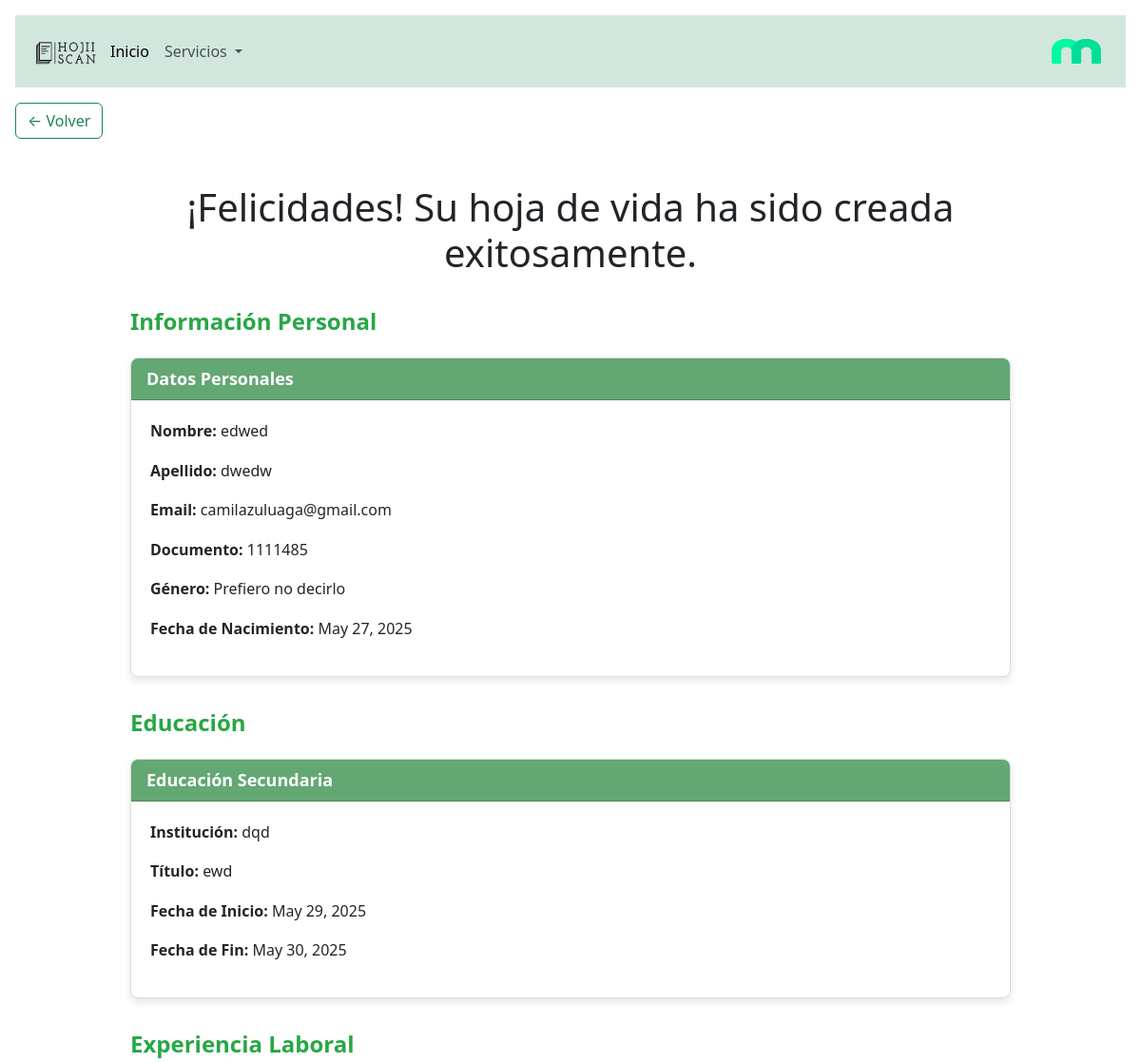
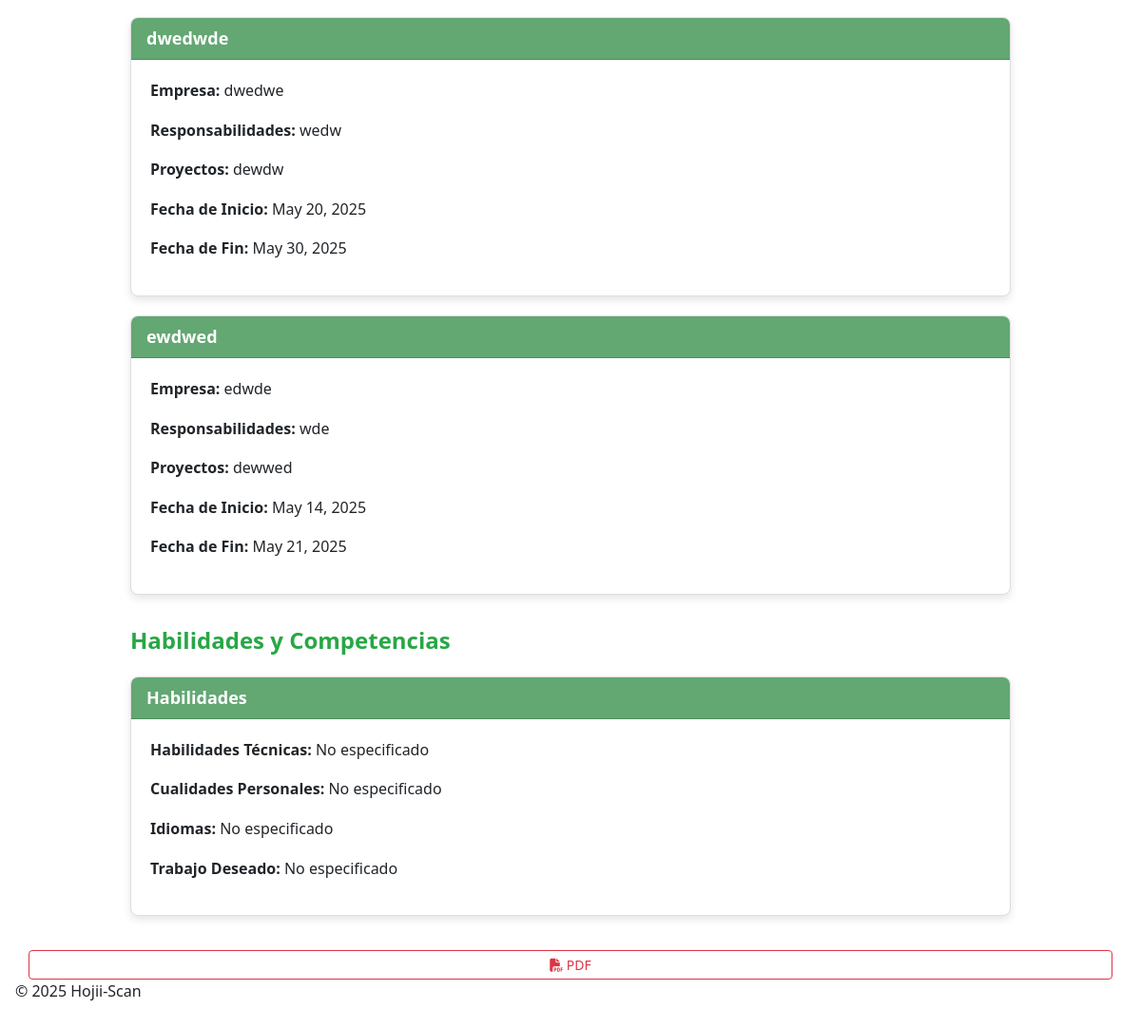
The page /cv/hoja_vida/1111485/ on the database its author committed (2 pictures, top to bottom).
### cv_forms/models.py (models this page shows, shortened)
class PersonalInfo(models.Model):
    GENERO_OPCIONES = [
        ('M', 'Masculino'),
        ('F', 'Femenino'),
        ('NB', 'No Binario'),
        ('O', 'Otro'),
        ('P', 'Prefiero no decirlo'),
    ]
    nombre = models.CharField(max_length=100)
    apellido = models.CharField(max_length=100)
    email = models.EmailField()
    documento = models.CharField(max_length=20, unique=True)
    genero = models.CharField(max_length=2, choices=GENERO_OPCIONES, default='P')
    fecha_nacimiento = models.DateField(null=True, blank=True)

class EducationInfo(models.Model):
    personal_info = models.ForeignKey(PersonalInfo, on_delete=models.CASCADE, related_name="education_info")
    TIPO_EDUCACION = [
        ('secundaria', 'Educación Secundaria'),
        ('universitaria', 'Educación Superior Universitaria'),
        ('posgrado', 'Educación de Posgrado'),
        ('otros', 'Otros estudios'),
    ]
    tipo = models.CharField(max_length=50, choices=TIPO_EDUCACION, default='secundaria')
    institucion = models.CharField(max_length=100, blank=True, null=True)
    titulo = models.CharField(max_length=100, blank=True, null=True)
    fecha_inicio = models.DateField(null=True, blank=True)
    fecha_fin = models.DateField(null=True, blank=True)
    from django.db import models

class WorkExperience(models.Model):
    personal_info = models.ForeignKey(PersonalInfo, on_delete=models.CASCADE, related_name="work_experiences")
    puesto = models.CharField(max_length=100)
    empresa = models.CharField(max_length=100)
    responsabilidades = models.TextField()
    proyectos = models.TextField(blank=True, null=True)
    fecha_inicio = models.DateField()
    fecha_fin = models.DateField(null=True, blank=True)

class HabilidadesCompetencias(models.Model):
    personal_info = models.OneToOneField('PersonalInfo', on_delete=models.CASCADE, related_name='habilidades')
    habilidades_tecnicas = models.TextField(blank=True, null=True, help_text="Ejemplo: Python, SQL, Redes")
    cualidades_personales = models.TextField(blank=True, null=True, help_text="Ejemplo: Responsable, puntual, trabajo en equipo")
    idiomas = models.TextField(blank=True, null=True, help_text="Ejemplo: Español nativo, Inglés B1")
    trabajo_deseado = models.CharField(max_length=255, blank=True, null=True, help_text="Ejemplo: Busco empleo como desarrollador backend en tecnología Python")

### cv_forms/views.py (the view)
# urls.py: path('hoja_vida/<str:documento>/', hoja_vida, name='hoja_vida'),
def hoja_vida(request, documento):
    try:
        personal_info = PersonalInfo.objects.select_related('habilidades').get(documento=documento)
        print("=== Hoja de vida cargada ===")
        print(f"Nombre: {personal_info.nombre}")
        print(f"Habilidades Técnicas: {personal_info.habilidades.habilidades_tecnicas}")
        print(f"Cualidades personales: {personal_info.habilidades.cualidades_personales}")
        print(f"Idiomas: {personal_info.habilidades.idiomas}")
        print(f"Trabajo deseado: {personal_info.habilidades.trabajo_deseado}")
        return render(request, 'hoja_vida.html', {
            'personal_info': personal_info,
        })
    except PersonalInfo.DoesNotExist:
        raise Http404("No existe la hoja de vida solicitada")

### cv_forms/templates/hoja_vida.html (shortened to what this page needs)
{% extends 'base.html' %}
{% load static %}
{% block content %}
<head>
    <link rel="stylesheet" href="https://cdnjs.cloudflare.com/ajax/libs/font-awesome/6.4.2/css/all.min.css">
    <link href="https://cdn.jsdelivr.net/npm/bootstrap@5.3.0/dist/css/bootstrap.min.css" rel="stylesheet">
</head>
<body>
    <div class="container mt-5">
        <div class="row justify-content-center">
            <div class="col-md-10">
                <h1 class="text-center mb-4">¡Felicidades! Su hoja de vida ha sido creada exitosamente.</h1>
                <div class="section-title">Información Personal</div>
                <div class="card">
                    <div class="card-header">Datos Personales</div>
                    <div class="card-body">
                        <p><strong>Nombre:</strong> {{ personal_info.nombre }}</p>
                        <p><strong>Apellido:</strong> {{ personal_info.apellido }}</p>
                        <p><strong>Email:</strong> {{ personal_info.email }}</p>
                        <p><strong>Documento:</strong> {{ personal_info.documento }}</p>
                        <p><strong>Género:</strong> {{ personal_info.get_genero_display }}</p>
                        <p><strong>Fecha de Nacimiento:</strong> {{ personal_info.fecha_nacimiento }}</p>
                    </div>
                </div>
                <div class="section-title">Educación</div>
                {% for educacion in personal_info.education_info.all %}
                    <div class="card">
                        <div class="card-header">{{ educacion.get_tipo_display }}</div>
                        <div class="card-body">
                            <p><strong>Institución:</strong> {{ educacion.institucion }}</p>
                            <p><strong>Título:</strong> {{ educacion.titulo }}</p>
                            <p><strong>Fecha de Inicio:</strong> {{ educacion.fecha_inicio }}</p>
                            <p><strong>Fecha de Fin:</strong> {{ educacion.fecha_fin }}</p>
                        </div>
                    </div>
                {% endfor %}
                <div class="section-title">Experiencia Laboral</div>
                {% for experiencia in personal_info.work_experiences.all %}
                    <div class="card">
                        <div class="card-header">{{ experiencia.puesto }}</div>
                        <div class="card-body">
                            <p><strong>Empresa:</strong> {{ experiencia.empresa }}</p>
                            <p><strong>Responsabilidades:</strong> {{ experiencia.responsabilidades }}</p>
                            <p><strong>Proyectos:</strong> {{ experiencia.proyectos }}</p>
                            <p><strong>Fecha de Inicio:</strong> {{ experiencia.fecha_inicio }}</p>
                            <p><strong>Fecha de Fin:</strong> {{ experiencia.fecha_fin }}</p>
                        </div>
                    </div>
                {% endfor %}
                <div class="section-title">Habilidades y Competencias</div>
                <div class="card">
                    <div class="card-header">Habilidades</div>
                    <div class="card-body">
                        {% if personal_info.habilidades %}
                            <p><strong>Habilidades Técnicas:</strong> {{ personal_info.habilidades.habilidades_tecnicas|default:"No especificado" }}</p>
                            <p><strong>Cualidades Personales:</strong> {{ personal_info.habilidades.cualidades_personales|default:"No especificado" }}</p>
                            <p><strong>Idiomas:</strong> {{ personal_info.habilidades.idiomas|default:"No especificado" }}</p>
                            <p><strong>Trabajo Deseado:</strong> {{ personal_info.habilidades.trabajo_deseado|default:"No especificado" }}</p>
                        {% else %}
                            <p>No se han registrado habilidades y competencias.</p>
                        {% endif %}
                    </div>
                </div>
            </div>
            <a href="{% url 'generar_pdf' personal_info.documento %}" class="btn btn-sm btn-outline-danger mt-3">
                <i class="fas fa-file-pdf"></i> PDF
            </a>
        </div>
    </div>
</body>
</html>
{% endblock %}

### static/css/estilos.css (style rules this page uses)
body { font-family: 'Segoe UI', Tahoma, Geneva, Verdana, sans-serif; text-align: center; background-color: #f5f5f5; padding: 40px 20px; }
.container { max-width: 960px; margin: 0 auto; padding: 0 20px; }
h1 { font-size: 36px; color: #042C5C; font-weight: 700; margin: 24px 0 24px; }
.card { background-color: #ffffff; border: 1px solid #e2e2e2; border-radius: 10px; margin-bottom: 30px; box-shadow: 0 4px 12px rgba(0, 0, 0, 0.06); overflow: hidden; text-align: left; }
.card-header { background-color: #28a745; color: white; font-weight: 700; padding: 15px 20px; font-size: 18px; }
.card-body { padding: 25px 30px; line-height: 1.6; color: #333; }
.section-title { font-size: 26px; color: #28a745; font-weight: 700; margin: 60px 0 30px; }

### cv_forms/templates/hoja_vida.html (style rules this page uses)
.card { margin-bottom: 20px; border: 1px solid #ddd; border-radius: 8px; box-shadow: 0 4px 8px rgba(0, 0, 0, 0.1); }
.card-header { background-color: #63a773; color: white; font-weight: bold; }
.card-body { padding: 20px; }
.section-title { margin-top: 30px; margin-bottom: 20px; font-size: 24px; font-weight: bold; color: #28a745; }

### rows shown on the page
PersonalInfo: nombre "edwed", apellido "dwedw", email "camilazuluaga@gmail.com", documento "1111485", genero "Prefiero no decirlo", fecha_nacimiento "May 27, 2025", habilidades.habilidades_tecnicas "No especificado", habilidades.cualidades_personales "No especificado", habilidades.idiomas "No especificado", habilidades.trabajo_deseado "No especificado"
EducationInfo: tipo "Educación Secundaria", institucion "dqd", titulo "ewd", fecha_inicio "May 29, 2025", fecha_fin "May 30, 2025"
WorkExperience: puesto "dwedwde", empresa "dwedwe", responsabilidades "wedw", proyectos "dewdw", fecha_inicio "May 20, 2025", fecha_fin "May 30, 2025"
WorkExperience: puesto "ewdwed", empresa "edwde", responsabilidades "wde", proyectos "dewwed", fecha_inicio "May 14, 2025", fecha_fin "May 21, 2025"
